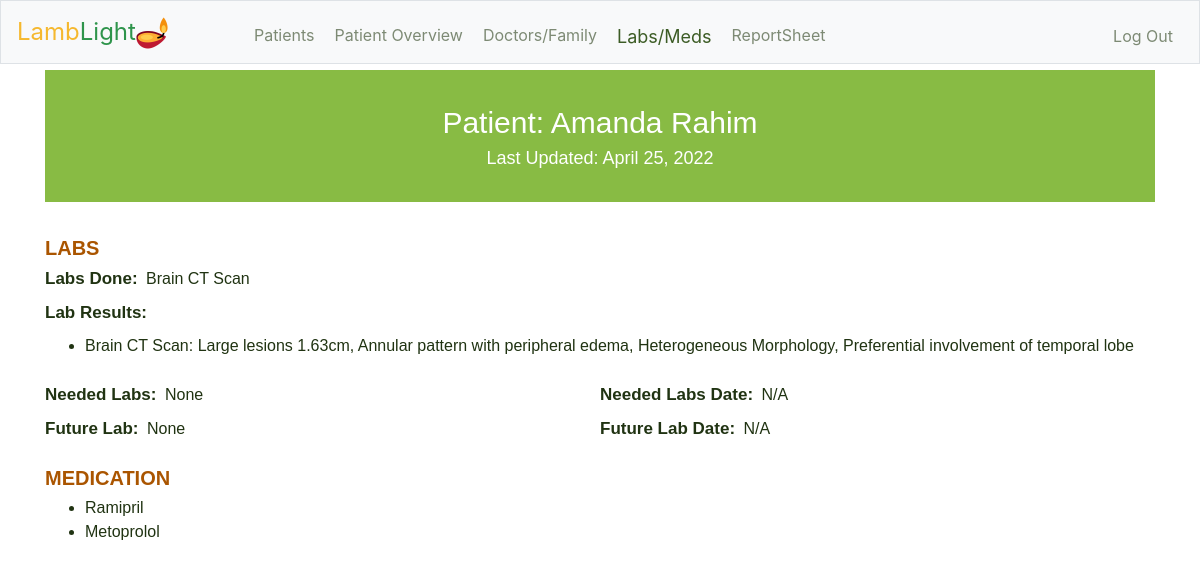
The page /labs (signed in) on the database its author committed.
### tables this page shows
CREATE TABLE patients (
      id INTEGER,
      first_name TEXT NOT NULL,
      last_name TEXT NOT NULL,
      dob TEXT NOT NULL,
      sex TEXT,
      code_status TEXT NOT NULL,
      diagnosis TEXT NOT NULL,
      history TEXT NOT NULL,
      allergies TEXT NOT NULL,
      picture TEXT NOT NULL UNIQUE,
      room TEXT NOT NULL,
      PRIMARY KEY(id)
);

CREATE TABLE labs (
      p_lab_id INTEGER NOT NULL,
      done TEXT,
      needed TEXT,
      n_date TEXT,
      future TEXT,
      f_date TEXT,
      results TEXT,
      p_meds TEXT,
      PRIMARY KEY(p_lab_id),
      FOREIGN KEY(p_lab_id) REFERENCES patients(id)
);

### application.py (the view)
@application.route("/labs")
def labs():
    lab_data = {}
    if not data.current_patient_id:
        lab_data = db.execute("SELECT * FROM ( SELECT id, first_name, last_name, date FROM patients JOIN update_day ON id = p_update_id WHERE id=? ORDER BY update_id DESC LIMIT 1) JOIN labs ON id=p_lab_id", data.first_patient_id)
    else:
        lab_data = db.execute("SELECT * FROM ( SELECT id, first_name, last_name, date FROM patients JOIN update_day ON id = p_update_id WHERE id=? ORDER BY update_id DESC LIMIT 1) JOIN labs ON id=p_lab_id", data.current_patient_id)
    DL = lab_data[0]
    l = DL['results'].split('. ')
    DL['results'] = l
    l = DL['p_meds'].split(',')
    DL['p_meds'] = l
    return render_template("labs.html", DL=DL)

### application.py (called while the page is built)
@application.after_request
def after_request(response):
    response.headers["Cache-Control"] = "no-cache, no-store, must-revalidate"
    response.headers["Expires"] = 0
    response.headers["Pragma"] = "no-cache"
    return response

### templates/labs.html (shortened to what this page needs)
{% extends "layout.html" %}
{% block nav1 %}
    <ul class="navbar-nav mr-auto mt-2">
        <li class="nav-item"><a href="/">Patients</a></li>
        <li class="nav-item"><a href="/patient_overview">Patient Overview</a></li>
        <li class="nav-item"><a href="/doctors_family">Doctors/Family</a></li>
        <li class="nav-item"><a class="current-lk" href="/labs">Labs/Meds</a></li>
        <li class="nav-item"><a href="/reportSheet">ReportSheet</a></li>
    </ul>
    <ul class="navbar-nav ml-auto mt-2">
        <li class="nav-item"><a href="/logout">Log Out</a></li>
    </ul>
{% endblock %}
{% block main %}
    <header class="m-fonts" id="header-ext">
        <div class="p-name">
            <lable>Patient:</lable>
            {{DL['first_name']}} {{DL['last_name']}}
        </div>
        <div class="p-date">
            <lable>Last Updated:</lable>
            {{DL['date']}}
        </div>
    </header>
    <div>
        <section class="m-fonts">
            <div class="middle p-labs">
                <div class="lb-c-3">LABS</div>
                <div>
                    <lable class="m-lable">Labs Done:</lable>
                    {{DL['done']}}
                </div>
                <div>
                    <lable class="m-lable">Lab Results:</lable>
                    <div >
                        <ul>
                            {% for n in DL['results'] %}
                                <li>{{n}}</li>
                            {% endfor %}
                        </ul>
                    </div>
                </div>
                <div class="lb-delim-l">
                    <lable class="m-lable">Needed Labs:</lable>
                    {{DL['needed']}}
                </div>
                <div class="lb-delim-r">
                    <lable class="m-lable">Needed Labs Date:</lable>
                    {{DL['n_date']}}
                </div>
                <div class="lb-delim-l">
                    <lable class="m-lable">Future Lab:</lable>
                    {{DL['future']}}
                </div>
                <div class="lb-delim-r">
                    <lable class="m-lable">Future Lab Date:</lable>
                    {{DL['f_date']}}
                </div>
            </div>
            <div class="p_med">
                <div class="lb-c-3">MEDICATION</div>
                <div>
                    <ul>
                        {% for n in DL['p_meds'] %}
                            <li>{{n}}</li>
                        {% endfor %}
                    </ul>
                </div>
            </div>
        </section>
    </div>
{% endblock %}

### static/styles.css (style rules this page uses)
nav .navbar-nav li a { padding: 0px 10px; font-weight: 400; font-size: 18px; color: #7D8A74; text-decoration: none; }
nav .navbar-nav .current-lk { color: #3C5C25; font-size: 20px; }
header { display: flex; align-items: center; padding: 30px 0px; background-color: #8B4; margin: 6px 0px; text-align: center; color: white; }
.p-name { font-size: 30px; }
.p-date { font-size: 18px; }
#header-ext { display: block; color: #FFFFFF; line-height: 1.5; }
.m-fonts, .lb-color, .lb-color-2 { font-family: Helvetica,Arial,sans-serif; font-weight: 400; font-size: 16px; color: #203312; line-height: 24px; }
.lb-color, .lb-color-2, .lb-c-3 { font-weight: 700; font-size: 18px; color: #A50; }
.m-lable { font-weight: 600; padding-right: 4px; font-size: 17px; }
.lb-c-3 { font-size: 20px; padding-bottom: 6px; }
.lb-delim-l { display: block; float: left; width: 40%; }
.lb-delim-r { display: block; float: right; width: 60%; }
.p-doc-fam .lb-delim-l, .p-doc-fam .lb-delim-r, .p-labs .lb-delim-l, .p-labs .lb-delim-r { width: 50%; }
.p-family, .p_med { text-align: left; }
.p-labs .lb-c-3, .p-doctors .lb-c-3 { margin-bottom: -12px; }
.middle { line-height: 2; text-align: left; padding: 20px 0; }
.middle::after { content: ""; display: table; clear: both; }
@media (max-width: 1200px) { nav .navbar-nav li a { padding: 0px 10px; font-size: 16px; } }
@media (max-width: 1200px) { nav .navbar-nav .current-lk { font-size: 18px; } }
@media (max-width: 1200px) { .lb-delim-l { width: 38%; } }
@media (max-width: 1200px) { .lb-delim-r { width: 62%; } }

### rows shown on the page
patients: first_name "Amanda", last_name "Rahim"
labs: done "Brain CT Scan", results "Brain CT Scan: Large lesions 1.63cm, Annular pattern with peripheral edema, Heterogeneous Morphology, Preferential involvement of temporal lobe", needed "None", n_date "N/A", future "None", f_date "N/A"

### other values the page prints
{{ DL['date'] }} "April 25, 2022"
{{ n }} "Ramipril" "Metoprolol"
